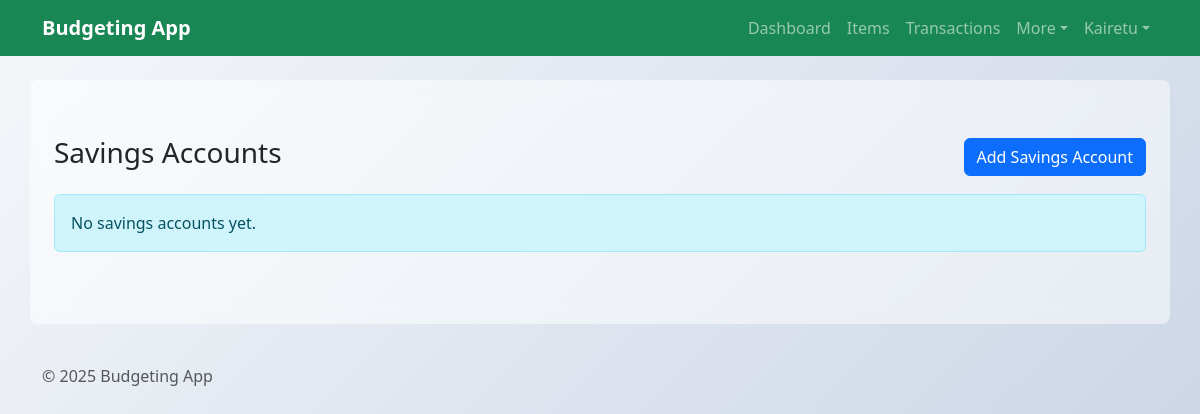
The app's page /BudgetingApp/savings/ (signed in), older data.
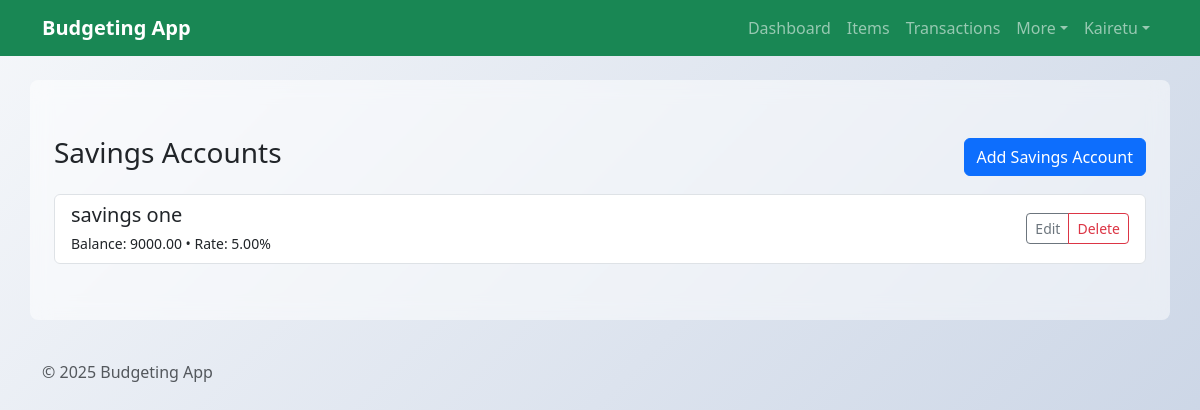
The same page, newer data.
### BudgetingApp/models.py (models this page shows, shortened)
class SavingsAccount(models.Model):
    owner = models.ForeignKey(settings.AUTH_USER_MODEL, on_delete=models.CASCADE, null=True, blank=True, related_name='savings_accounts')
    name = models.CharField(max_length=100)
    balance = models.DecimalField(max_digits=15, decimal_places=2)
    interest_rate = models.DecimalField(max_digits=5, decimal_places=2)

### BudgetingApp/views.py (the view)
# urls.py: path('savings/', views.SavingsAccountListView.as_view(), name='savingsaccount-list'),
class SavingsAccountListView(LoginRequiredMixin, ListView):
    model = SavingsAccount
    template_name = 'BudgetingApp/SavingsAccount_list.html'
    def get_queryset(self):
        return SavingsAccount.objects.filter(owner=self.request.user)

### BudgetingApp/templates/BudgetingApp/SavingsAccount_list.html
{% extends 'BudgetingApp/base.html' %}
{% block content %}
<div class="container py-4">
  <div class="d-flex justify-content-between align-items-center mb-3">
    <h3>Savings Accounts</h3>
    <a href="{% url 'savingsaccount-add' %}" class="btn btn-primary">Add Savings Account</a>
  </div>
  <div class="list-group">
    {% for acc in object_list %}
      <div class="list-group-item d-flex justify-content-between align-items-center">
        <div>
          <h5 class="mb-1">{{ acc.name }}</h5>
          <small>Balance: {{ acc.balance }} • Rate: {{ acc.interest_rate }}%</small>
        </div>
        <div class="btn-group">
          <a href="{% url 'savingsaccount-edit' acc.id %}" class="btn btn-sm btn-outline-secondary">Edit</a>
          <a href="{% url 'savingsaccount-delete' acc.id %}" class="btn btn-sm btn-outline-danger">Delete</a>
        </div>
      </div>
    {% empty %}
      <div class="alert alert-info">No savings accounts yet.</div>
    {% endfor %}
  </div>
</div>
{% endblock %}

Row changes from the older to the newer data that the page shows:
added SavingsAccount: name "savings one", balance "9000.00", interest_rate "5.00"
Text that changed along with them:
text no longer shown: "No savings accounts yet."
